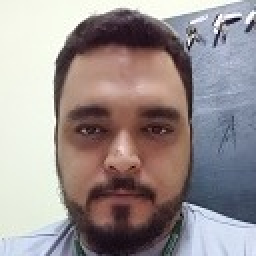
%> input picture transformadas/roger.jpg, 128 x 128 px (shown 2 times larger)
$ octave obtem_fase.m   (GNU Octave 9; MATLAB toolbox functions it lacks are replaced by stand-ins)
%> lines starting %> are read from the running program, lines starting %| are printed output that depends on the picture
clear; clc; close all;

img = rgb2gray(imread('roger.jpg'));
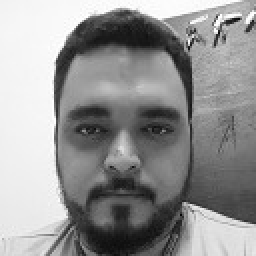
%> img: size 128x128 uint8 (shown 2 times larger); min 5, max 255, mean 148

fft = fft2(double(img));

fase = angle(fft);
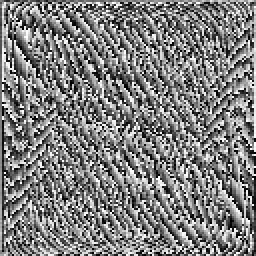
%> fase: size 128x128 double (shown 2 times larger); min -3.14, max 3.14, mean 4.34e-18; drawn with min black and max white

mag = abs(fft);
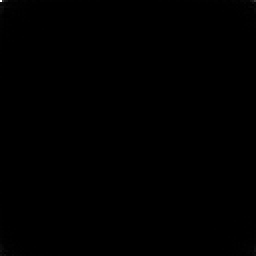
%> mag: size 128x128 double (shown 2 times larger); min 9.56, max 2424287, mean 2627.7; drawn with min black and max white

figure, imshow(mat2gray(log(abs(fftshift(mag)))))
%> after `imshow(mat2gray(log(abs(fftshift(mag)))))`:
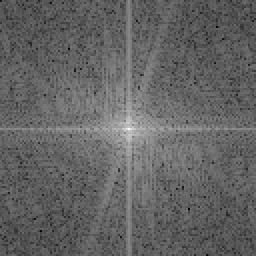
%> displayed picture: size 128x128, on the screen's scale of 0 to 255 (shown 2 times larger); min 0, max 255, mean 99.6
figure, imshow((log(abs(fftshift(fase)))))
%> after `imshow((log(abs(fftshift(fase)))))`:
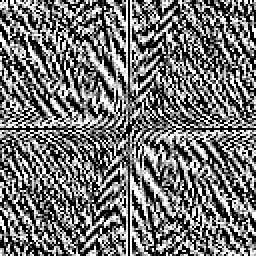
%> displayed picture: size 128x128, on the screen's scale of 0 to 255 (shown 2 times larger); min 0, max 255, mean 115

save('fase', 'fase')

$ run again, with transformadas/leandro.jpeg copied over transformadas/roger.jpg
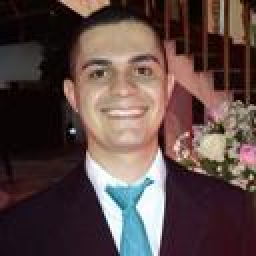
%> input picture transformadas/leandro.jpeg, 128 x 128 px (shown 2 times larger)
%> `fase = angle(fft);`:
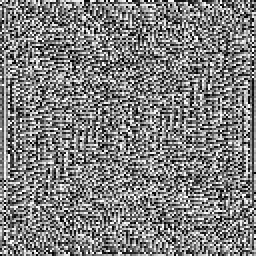
%> fase: size 128x128 double (shown 2 times larger); min -3.14, max 3.14, mean 0.000575; drawn with min black and max white
%> `imshow((log(abs(fftshift(fase)))))`:
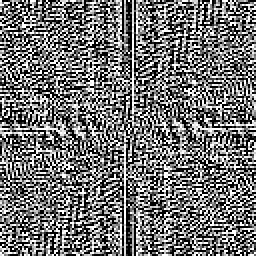
%> displayed picture: size 128x128, on the screen's scale of 0 to 255 (shown 2 times larger); min 0, max 255, mean 115.8
